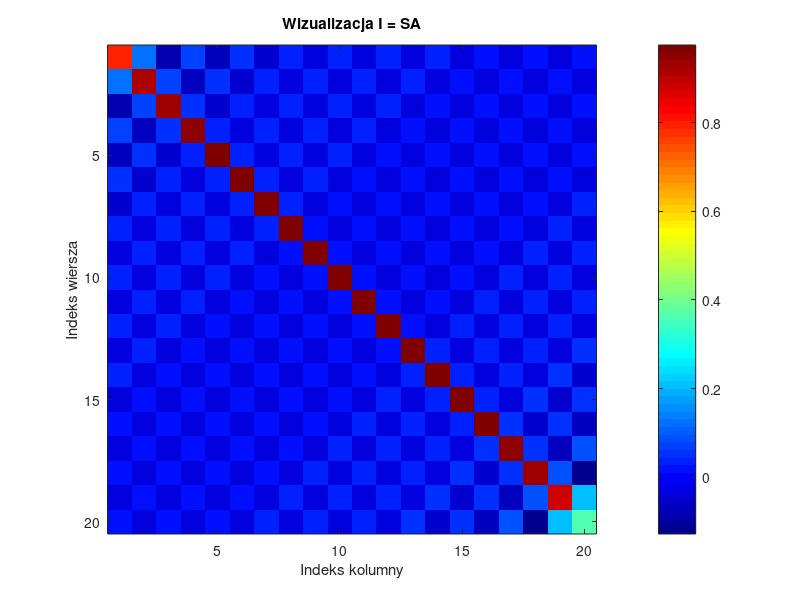

Recreate this plot in MATLAB.
clear all; close all;
%sygnal jest losowy, a przesuniete indeksy potegują błedy.
N = 20;
n = 0:N-1;

k = (0:N-1) + 0.25; % Zmodyfikowane indeksy
A = sqrt(2/N) * cos(pi * (k' + 0.5) * (n + 0.5) / N);
S = A';
I = A * S;

figure;
imagesc(I);
title('Wizualizacja I = SA');
colorbar; colormap('jet'); axis square;

xlabel('Indeks kolumny'); ylabel('Indeks wiersza');

%macierz identycznosciowa to eye (jedynki na przekatnej)
if all(all(abs(I - eye(N)) < 1e-10))
    disp('Macierz I = SA jest bardzo bliska macierzy identycznościowej.');
else
    disp('Macierz I = SA nie jest bliska macierzy identycznościowej.');
end

%szumowy
x_noise = randn(N, 1);
%harmoniczny
f = 5;
t = (0:N-1) / N;
x_harmonic = sin(2*pi*f*t)';

%analiza
X_noise = A * x_noise;
X_harmonic = A * x_harmonic;

%synteza (rekonstrukcja)
x_noise_rec = S * X_noise;
x_harmonic_rec = S * X_harmonic;

%errory
error_noise = norm(x_noise - x_noise_rec);
error_harmonic = norm(x_harmonic - x_harmonic_rec);

disp(['Błąd rekonstrukcji dla sygnału szumowego: ', num2str(error_noise)]);
if all(abs(x_noise_rec - x_noise) < 1e-10)
    disp('Transformacja posiada właściwość perfekcyjnej rekonstrukcji.');
else
    disp('Transformacja nie posiada właściwości perfekcyjnej rekonstrukcji.');
end

disp(['Błąd rekonstrukcji dla sygnału harmonicznego: ', num2str(error_harmonic)]);
if all(abs(x_harmonic_rec - x_harmonic) < 1e-10)
    disp('Transformacja posiada właściwość perfekcyjnej rekonstrukcji.');
else
    disp('Transformacja nie posiada właściwości perfekcyjnej rekonstrukcji.');
end
